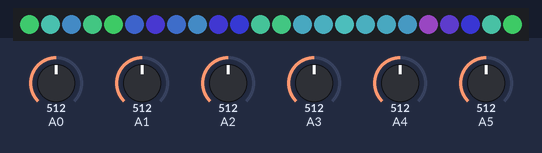
The sketch below on a simulated Arduino Uno, built with avr-gcc and run on an emulated ATmega328P. Parts: 24 RGB LEDs in strip order, left to right. The inputs (shaded band) are chosen by the test bench; at power-on: A3 = 512, A5 = 512, A4 = 512, A1 = 512, A0 = 512, A2 = 512. Dim RGB values are drawn brighter than linear; random numbers use the default seed unless the sketch sets one.

Above: at 1.2 s.
1.3 s: A3 set to 306
At 1.7 s:
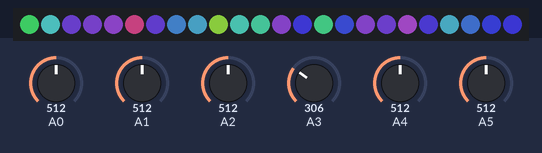
3.9 s: A5 set to 716
At 4.15 s:
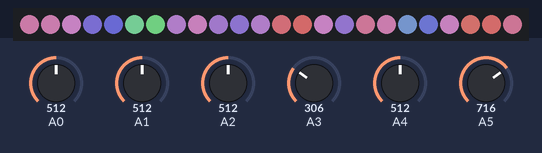
6.4 s: A4 set to 716
At 6.61 s:
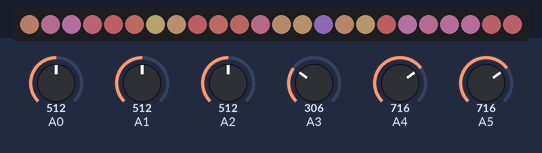
8.8 s: A1 set to 992
At 9.07 s:
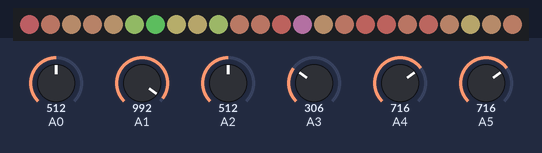
11.3 s: A0 set to 306
At 11.53 s:
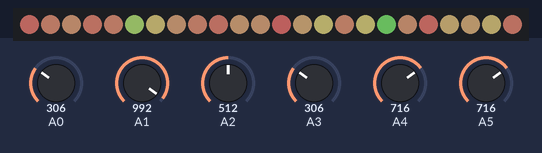
13.7 s: A2 set to 716
At 13.98 s:
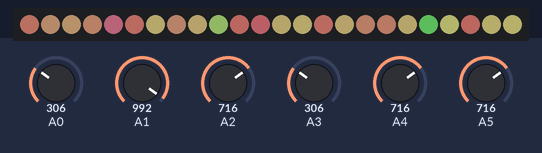
Timing chart, 0 to 16.7 s (numbered marks = the images above; inputs shaded):
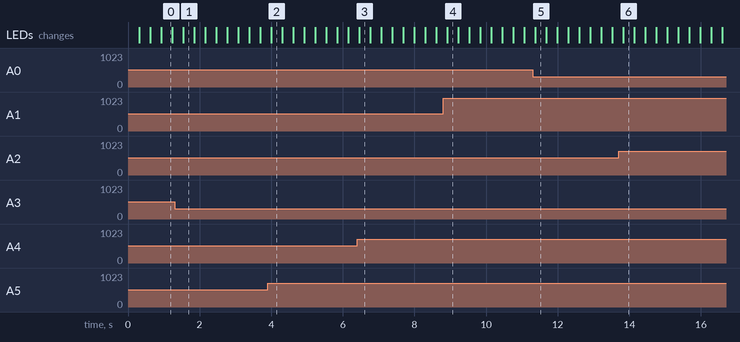

The sketch:

fastlamp.ino
```cpp
#include <FastLED.h>

#define NUM_LEDS 24
#define DATA_PIN  7

enum potType {
  ROTATION, HUE, Z, RADIUS, BRIGHTNESS, SATURATION
};

CRGB leds[NUM_LEDS];

uint32_t cx, cy, cz;

int analogValue[6];

void setup() {

  Serial.begin(9600);

  LEDS.addLeds<NEOPIXEL, DATA_PIN>(leds, NUM_LEDS);
  LEDS.setBrightness(0);

  random16_set_seed(8934);
  //random16_add_entropy(analogRead(3));


  //cX van de 0 a 65k
  cx = random16();
  cy = random16();
  cz = random16();

}


void loop() {

  for (int f = 0; f < 6; f++) {
    analogValue[f] = 1023 - analogRead(f);
  }

  //rotation va de 0 a 65k
  static uint16_t rotation = 0;

  static uint8_t hue = 0;

  EVERY_N_MILLISECONDS(25) {
    rotation += map(analogValue[ROTATION], 0, 1000, 0, 1750);
  }

  EVERY_N_MILLISECONDS(100) {
    hue += map(analogValue[HUE], 0, 1000, 0, 5);
  }

  EVERY_N_MILLISECONDS(50) {
    cz += map(analogValue[Z], 0, 1000, 0, 2500);
  }

  EVERY_N_MILLISECONDS(100) {
    LEDS.setBrightness(map(analogValue[BRIGHTNESS], 0, 1020, 5, 250));
  }

  for (int pixel = 0; pixel < NUM_LEDS; pixel++) {

    //ledAngle convierte 0..NUM_LEDS en 0..0xFFFF
    //y así ya tenemos rotation y ledAngle en la misma escala
    //La suma hace bien el desbordamiento.
    uint16_t ledAngle = map(pixel, 0, NUM_LEDS, 0, 0xffff) + rotation;

    //cos16 devuelve un valor entre -32k y 32k.
    //Como hay que sumar y escalar, lo convertimos en un int32.
    //OJO: para que la escala sea correcta, RADIUS siempre ha de llevar punto decimal
    //No tengo muy claro por qué si pongo uint en vez de int,
    //x a veces genera una onda cuadrada
    int32_t x = cx + cos16(ledAngle) * map(analogValue[RADIUS], 0, 1000, 0, 500) / 100.0;
    int32_t y = cy + sin16(ledAngle) * map(analogValue[RADIUS], 0, 1000, 0, 500) / 100.0;

    //noise va de 0 a 0xFFFF, así que lo ajustamos a un uint_8
    uint8_t noiseH = inoise16(x, y, cz) >> 8;
    uint8_t noiseV = inoise16(y, x, cz) >> 8;

    leds[pixel] = CHSV(noiseH + hue, map(analogValue[SATURATION],0,1000,0,250), 255);

  }

  LEDS.show();

}
```
